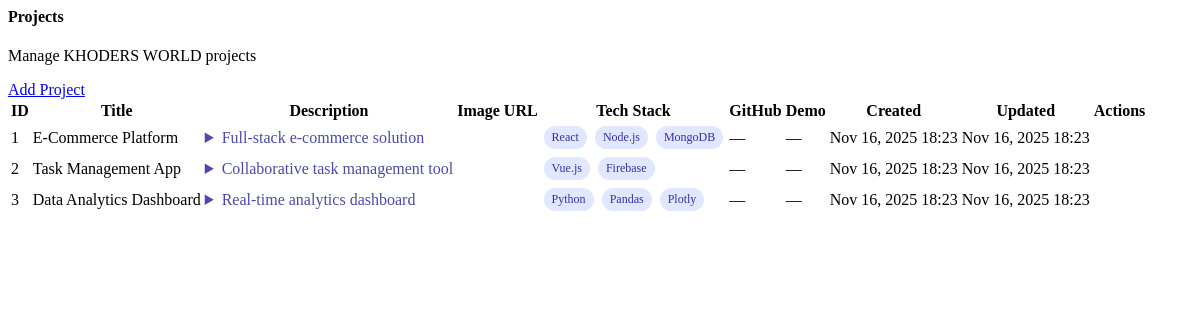
/admin/pages/projects.php, run on the app's committed database.
### tables this page shows
CREATE TABLE IF NOT EXISTS projects (
    id INT AUTO_INCREMENT PRIMARY KEY,
    title VARCHAR(200) NOT NULL,
    description TEXT,
    image_url VARCHAR(500),
    tech_stack JSON,
    github_url VARCHAR(500),
    demo_url VARCHAR(500),
    created_at TIMESTAMP DEFAULT CURRENT_TIMESTAMP,
    updated_at TIMESTAMP DEFAULT CURRENT_TIMESTAMP ON UPDATE CURRENT_TIMESTAMP
);

### admin/includes/admin_helpers.php (called while the page is built, shortened)
<?php
if (!function_exists('admin_safe')) {
    function admin_safe($value): string
    {
        return htmlspecialchars((string) $value, ENT_QUOTES, 'UTF-8');
    }
}
if (!function_exists('admin_format_date')) {
    function admin_format_date(?string $value, string $format = 'M d, Y'): string
    {
        $timestamp = strtotime($value);
        return $timestamp ? date($format, $timestamp) : '—';
    }
}
if (!function_exists('admin_table_exists')) {
    function admin_table_exists($db, string $table): bool
    {
        try {
            $stmt = $db->prepare("SELECT 1 FROM `" . str_replace('`', '``', $table) . "` LIMIT 1");
            $stmt->execute();
            return true;
        } catch (PDOException $e) {
            return false;
        }
    }
}
if (!function_exists('admin_table_has_column')) {
    function admin_table_has_column($db, string $table, string $column): bool
    {
        try {
            $escapedTable = str_replace('`', '``', $table);
            $query = "SHOW COLUMNS FROM `{$escapedTable}` LIKE ?";
            $stmt = $db->prepare($query);
            $stmt->execute([$column]);
            return $stmt->fetch(PDO::FETCH_ASSOC) !== false;
        } catch (PDOException $e) {
            return false;
        }
    }
}
if (!function_exists('admin_excerpt')) {
    function admin_excerpt(?string $value, int $length = 80): string
    {
        if (function_exists('mb_strimwidth')) {
            $trimmed = mb_strimwidth($value, 0, $length, '…', 'UTF-8');
        } else {
            $trimmed = substr($value, 0, $length);
            if (strlen($value) > $length) {
                $trimmed .= '…';
            }
        }
        return admin_safe($trimmed);
    }
}
if (!function_exists('admin_decode_json')) {
    function admin_decode_json(?string $value): array
    {
        $decoded = json_decode($value, true);
        return is_array($decoded) ? $decoded : [];
    }
}
if (!function_exists('admin_filter_columns')) {
    function admin_filter_columns($db, string $table, array $columns, array $fallback = []): array
    {
        $available = [];
        foreach ($columns as $column) {
            if (admin_table_has_column($db, $table, $column)) {
                $available[] = $column;
            }
        }
        return $available;
    }
}
if (!function_exists('admin_preferred_order_field')) {
    function admin_preferred_order_field(array $columns, array $preferred = ['created_at', 'updated_at', 'id']): string
    {
        foreach ($preferred as $field) {
            if (in_array($field, $columns, true)) {
                return $field;
            }
        }
        return $columns[0] ?? 'id';
    }
}

### admin/pages/projects.php (the view, shortened to what this page needs)
<?php
require_once __DIR__ . '/../../config/database.php';
require_once __DIR__ . '/../includes/admin_helpers.php';
$projects = [];
$columns = [];
$database = new Database();
$db = $database->getConnection();
$tableExists = $db ? admin_table_exists($db, 'projects') : false;
$hasIdColumn = $tableExists ? admin_table_has_column($db, 'projects', 'id') : false;
$columnLabels = [
    'id' => 'ID',
    'title' => 'Title',
    'description' => 'Description',
    'image_url' => 'Image URL',
    'tech_stack' => 'Tech Stack',
    'github_url' => 'GitHub',
    'demo_url' => 'Demo',
    'created_at' => 'Created',
    'updated_at' => 'Updated',
];
if ($db && $tableExists) {
    $columns = admin_filter_columns(
        $db,
        'projects',
        ['id', 'title', 'description', 'image_url', 'tech_stack', 'github_url', 'demo_url', 'created_at', 'updated_at'],
        ['id', 'title', 'description', 'created_at']
    );
    $selectClause = implode(', ', array_map(fn ($col) => "`$col`", $columns));
    $orderField = admin_preferred_order_field($columns, ['created_at', 'updated_at', 'id']);
    try {
        $stmt = $db->query("SELECT $selectClause FROM projects ORDER BY `$orderField` DESC");
        $projects = $stmt ? $stmt->fetchAll(PDO::FETCH_ASSOC) : [];
    } catch (PDOException $e) {
        $error = 'Failed to load projects';
    }
}
function format_project_value(string $column, $value): string
{
    switch ($column) {
        case 'description':
            return admin_excerpt($value, 120);
        case 'tech_stack':
            $items = $value;
            if (is_string($value)) {
                $items = admin_decode_json($value);
            }
            if (is_array($items)) {
                $badges = array_map(fn ($item) => '<span class="tech-badge">' . admin_safe($item) . '</span>', $items);
                return implode(' ', $badges);
            }
            return admin_safe($value ?? '');
        case 'github_url':
        case 'demo_url':
            if (empty($value)) {
                return '—';
            }
            $url = admin_safe($value);
            return '<a href="' . $url . '" target="_blank" rel="noopener" class="link">' . $url . '</a>';
        case 'created_at':
        case 'updated_at':
            return admin_safe(admin_format_date($value, 'M d, Y H:i'));
        default:
            return admin_safe($value ?? '');
    }
}
?>
<div class="content-wrapper">
  <div class="row">
    <div class="col-lg-12 grid-margin stretch-card">
      <div class="card">
        <div class="card-body">
          <div class="d-sm-flex justify-content-between align-items-start mb-4">
            <div>
              <h4 class="card-title card-title-dash">Projects</h4>
              <p class="card-subtitle card-subtitle-dash">Manage KHODERS WORLD projects</p>
            </div>
            <div>
              <a href="?route=projects&action=add" class="btn btn-primary btn-lg text-white mb-0 me-0"><i class="mdi mdi-plus"></i>Add Project</a>
            </div>
          </div>
          <?php if (!$tableExists): ?>
            <div class="alert alert-warning" role="alert">
              <i class="mdi mdi-database-alert"></i> The projects table is missing. Run the latest database migrations from <code>database/schema_updates.sql</code>.
            </div>
          <?php else: ?>
          <div class="table-responsive">
            <table class="table table-hover">
              <thead>
                <tr>
                  <?php foreach ($columns as $column): ?>
                    <th><?php echo admin_safe($columnLabels[$column] ?? ucfirst(str_replace('_', ' ', $column))); ?></th>
                  <?php endforeach; ?>
                  <?php if ($hasIdColumn): ?>
                    <th>Actions</th>
                  <?php endif; ?>
                </tr>
              </thead>
              <tbody>
                <?php if (empty($projects)): ?>
                  <tr>
                    <td colspan="<?php echo count($columns) + ($hasIdColumn ? 1 : 0); ?>" class="text-center py-4 text-muted">
                      <i class="mdi mdi-laptop mdi-48px d-block mb-2"></i>
                      No projects found
                    </td>
                  </tr>
                <?php else: ?>
                  <?php foreach ($projects as $project): ?>
                    <tr>
                      <?php foreach ($columns as $column): ?>
                        <td>
                          <?php if ($column === 'description'): ?>
                            <details>
                              <summary><?php echo format_project_value($column, $project[$column] ?? ''); ?></summary>
                            </details>
                          <?php elseif ($column === 'title'): ?>
                            <div class="d-flex align-items-center">
                              <div class="ms-3">
                                <p class="mb-0 fw-bold"><?php echo format_project_value($column, $project[$column] ?? ''); ?></p>
                              </div>
                            </div>
                          <?php else: ?>
                            <?php echo format_project_value($column, $project[$column] ?? ''); ?>
                          <?php endif; ?>
                        </td>
                      <?php endforeach; ?>
                      <?php if ($hasIdColumn): ?>
                        <td>
                        </td>
                      <?php endif; ?>
                    </tr>
                  <?php endforeach; ?>
                <?php endif; ?>
              </tbody>
            </table>
          </div>
          <?php endif; ?>
        </div>
      </div>
    </div>
  </div>
</div>

### admin/pages/projects.php (style rules this page uses)
details summary { cursor: pointer; color: #4B49AC; font-weight: 500; }
.tech-badge { display: inline-block; background-color: #E0E7FF; color: #3730A3; padding: 0.25rem 0.5rem; border-radius: 9999px; font-size: 0.75rem; margin: 0.125rem; }

### data on the page
projects: id "1", title "E-Commerce Platform", description "Full-stack e-commerce solution", tech_stack "React Node.js MongoDB", github_url "—", demo_url "—", created_at "Nov 16, 2025 18:23", updated_at "Nov 16, 2025 18:23"
projects: id "2", title "Task Management App", description "Collaborative task management tool", tech_stack "Vue.js Firebase", github_url "—", demo_url "—", created_at "Nov 16, 2025 18:23", updated_at "Nov 16, 2025 18:23"
projects: id "3", title "Data Analytics Dashboard", description "Real-time analytics dashboard", tech_stack "Python Pandas Plotly", github_url "—", demo_url "—", created_at "Nov 16, 2025 18:23", updated_at "Nov 16, 2025 18:23"
